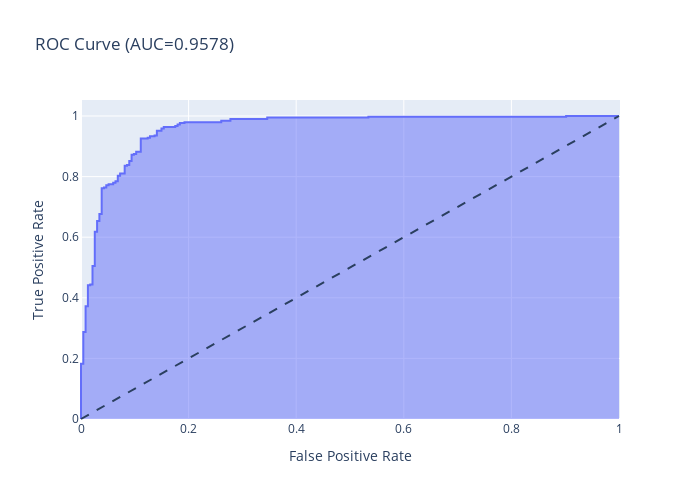

Notebook code for this chart:
### Code cell
binary_roc_plot(roc_df, roc_auc)
